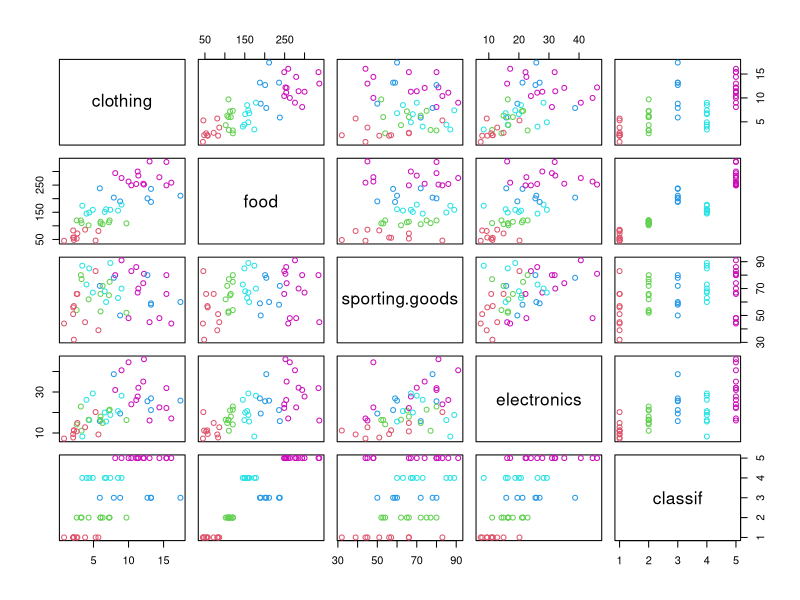
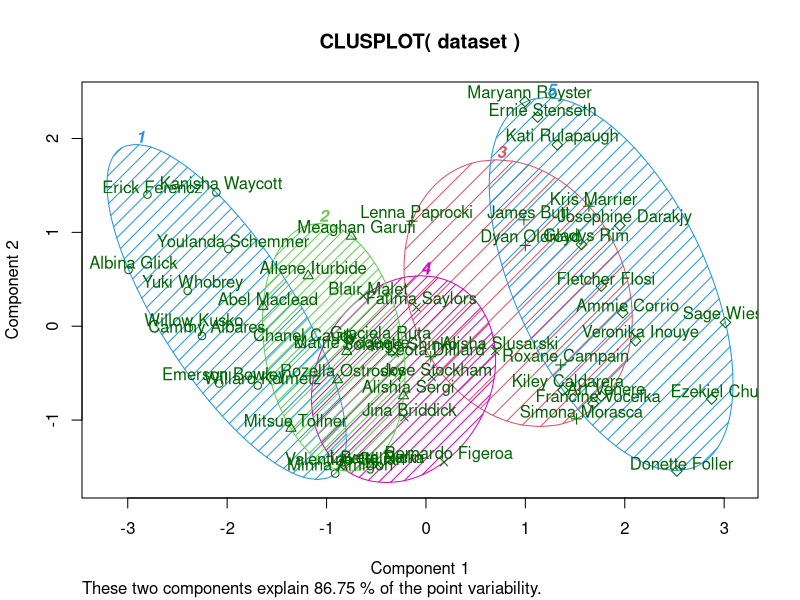

Recreate these plots in R, in order.
library(cluster)

# Load data
dataset = read.csv("purchases.csv", row.names=1)

# Build kmeans cluster model and show results
fit <- kmeans(dataset, 5) # Break into 4 clusters
aggregate(dataset, by=list(fit$cluster), FUN=mean) # View the cluster means
fitdata <- cbind(dataset, classif=fit$cluster) # Add the cluster of membership to each person

# Display cluster plot based on two latent components and show cross-var plots
plot(fitdata, col=1+fitdata$classif)
dev.new()
clusplot(dataset, fitdata$classif, color=TRUE, shade=TRUE, labels=2, lines=0)
